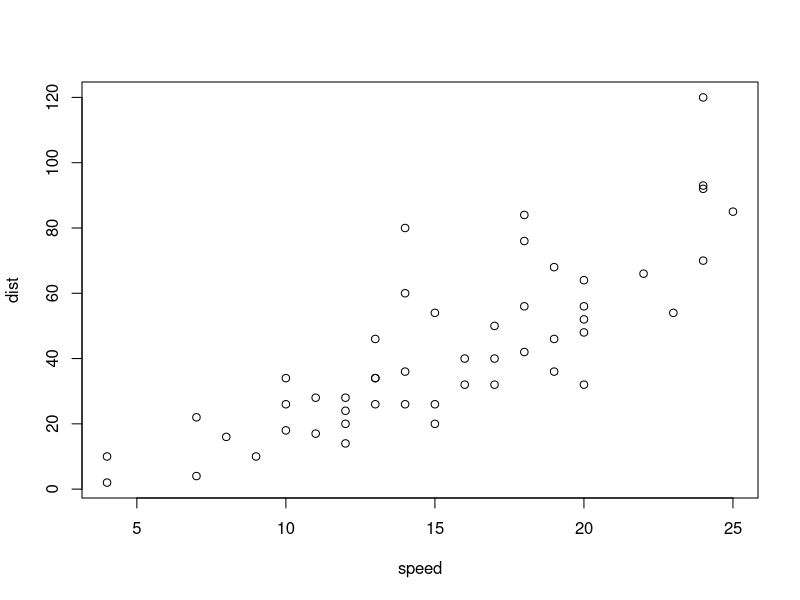
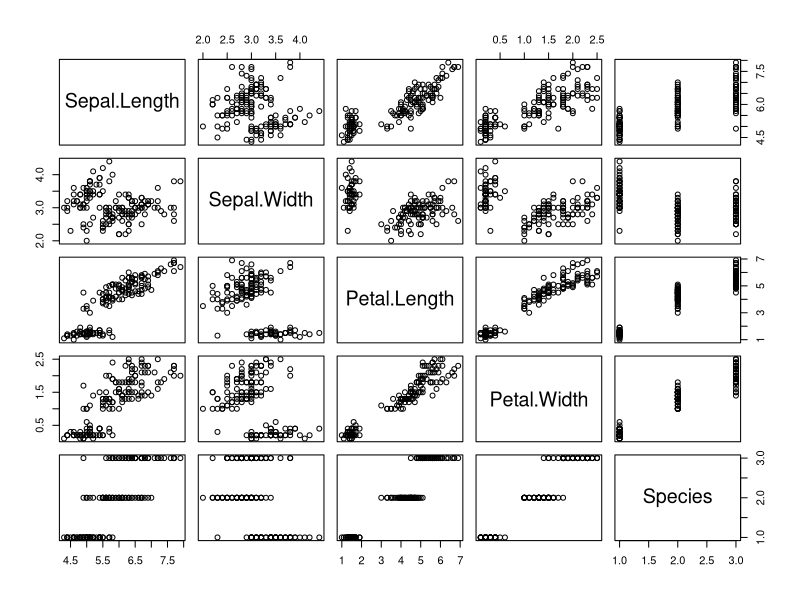

Write R code to recreate these figures, in order.
## ---- chunk 1
require(psych)
require(tidyverse)

head_tail <- function (df, n = 3, caption = "") {
  psych::headTail(df, top = n, bottom = n) %>% knitr::kable(caption = caption)
}
## ---- chunk 2
iris %>% head_tail(n = 2, caption = "knitr::kableでの表示例")
## ---- chunk 3
plot(cars)
## ---- chunk 4
plot(iris)
## ---- chunk 5
mtcars %>% head_tail()
